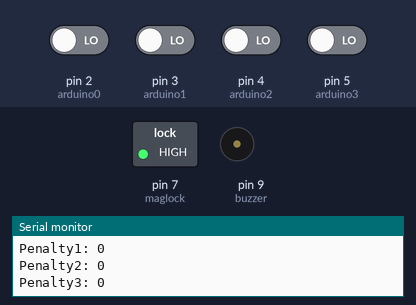
The sketch below on a simulated Arduino Uno, built with avr-gcc and run on an emulated ATmega328P. Parts: switched loads named in the sketch (green lamp = pin HIGH), buzzer (waves = sounding, pin HIGH), the last lines printed to the serial monitor. Inputs (shaded band) come from the test bench; at power-on: pin 2 (arduino0), pin 3 (arduino1), pin 4 (arduino2), pin 5 (arduino3) LOW. Pins used as bus, display or sensor lines are not drawn.

Above: at 1.3 s.
1.4 s: pin 3 (arduino1) driven HIGH
At 1.78 s:
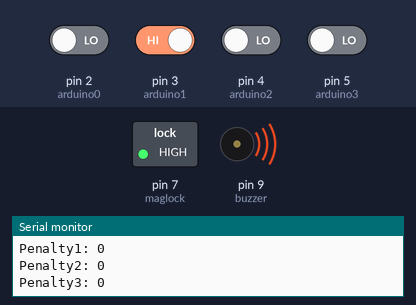
3.3 s: pin 3 (arduino1) driven LOW
6.3 s: pin 2 (arduino0) driven HIGH and pin 3 (arduino1) driven HIGH and pin 4 (arduino2) driven HIGH and pin 5 (arduino3) driven HIGH
At 7.9 s:
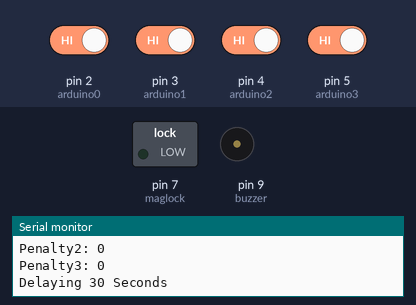
Timing chart, 0 to 9.4 s (numbered marks = the images above; inputs shaded):
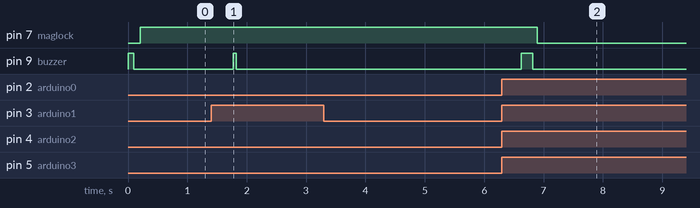

The sketch:

SubwayTicketMaster.ino
```cpp
//Version 1.1 Added buzzes

const byte arduino0 = 2;
const byte arduino1 = 3;
const byte arduino2 = 4;
const byte arduino3 = 5;
const byte reset = 6;
const byte maglock = 7;
int buzzer = 9;
bool buzz0, buzz1, buzz2, buzz3;
bool flag0, flag1, flag2, flag3;
bool penalty1, penalty2, penalty3;
bool ard0, ard1, ard2, ard3;
bool unlock;
long unlocked;
int timeout = 5000;

void setup() {
  Serial.begin(9600);
  Serial.print("Subway Ticket Master");
  pinMode(arduino0, INPUT);
  pinMode(arduino1, INPUT);
  pinMode(arduino2, INPUT);
  pinMode(arduino3, INPUT);
  pinMode(reset, OUTPUT);
  pinMode(maglock, OUTPUT);
  pinMode(buzzer, OUTPUT);
  digitalWrite(reset, LOW);
  digitalWrite(buzzer,HIGH);
  delay(100);
  digitalWrite(buzzer,LOW);
}

void loop() {
  ard0 = digitalRead(arduino0);
  delay(10);
  ard1 = digitalRead(arduino1);
  delay(10);
  ard2 = digitalRead(arduino2);
  delay(10);
  ard3 = digitalRead(arduino3);
  delay(10);

  //buzzer
  if (ard0)         //if first card detected
  {
    if (!buzz0)         //if it hasn't buzzed, buzz
    {
      digitalWrite(buzzer, HIGH);
      delay(50);
      digitalWrite(buzzer, LOW);
      buzz0 = true;       //mark as buzzed
    }
  }
  else          //if first card isn't detected
  {
    buzz0 = false;        //marked as hasn't buzzed
  }
  if (ard1)
  {
    if (!buzz1) {
      digitalWrite(buzzer, HIGH);
      delay(50);
      digitalWrite(buzzer, LOW);
      buzz1 = true;
    }
  }
  else
  {
    buzz1 = false;
  }
  if (ard2)
  {
    if (!buzz2) {
      digitalWrite(buzzer, HIGH);
      delay(50);
      digitalWrite(buzzer, LOW);
      buzz2 = true;
    }
  }
  else
  {
    buzz2 = false;
  }
  if (ard3)
  {
    if (!buzz3) {
      digitalWrite(buzzer, HIGH);
      delay(50);
      digitalWrite(buzzer, LOW);
      buzz3 = true;
    }
  }
  else
  {
    buzz3 = false;
  }

  debug();

  if (ard0 && !penalty1 && !penalty2 && !penalty3) {
    flag0 = true;
  }
  else {
    flag0 = false;
  }
  if (ard1 && flag0 && !penalty1 && !penalty2 && !penalty3) {
    flag1 = true;
  }
  else if (ard1 && !flag0) {
    flag1 = false;
    penalty1 = true;
  }
  else if (!ard1) {
    flag1 = false;
    penalty1 = false;
  }
  if (ard3 && flag1 && !penalty1 && !penalty2 && !penalty3) {
    flag2 = true;
  }
  else if (ard3 && !flag1) {
    flag2 = false;
    penalty2 = true;
  }
  else if (!ard3) {
    flag2 = false;
    penalty2 = false;
  }
  if (ard2 && flag2 && !penalty1 && !penalty2 && !penalty3) {
    flag3 = true;
    unlock = true;
  }
  else if (ard2 && !flag2) {
    flag3 = false;
    penalty3 = true;
  }
  else if (!ard2) {
    flag3 = false;
    penalty3 = false;
  }

  if (!flag0 || !flag1 || !flag2 || !flag3) {
    unlock = false;
  }

  if (penalty1 || penalty2 || penalty3) {
    digitalWrite(reset, HIGH);
    delay(100);
    digitalWrite(reset, LOW);
  }

  if (unlock) {
    digitalWrite(maglock, LOW);
    if (unlocked - millis() > timeout) {
      Serial.println("Delaying 30 Seconds");
      digitalWrite(reset, HIGH);
      delay(30000);
      digitalWrite(reset, LOW);
      unlocked = millis();
    }
    Serial.println("Door Open!");
  }
  else {
    digitalWrite(maglock, HIGH);
  }
  delay(300);
}

void debug() {
  Serial.print("arduino0: ");
  Serial.println(ard0);
  Serial.print("arduino1: ");
  Serial.println(ard1);
  Serial.print("arduino2: ");
  Serial.println(ard2);
  Serial.print("arduino3: ");
  Serial.println(ard3);

  Serial.print("Flag0: ");
  Serial.println(flag0);
  Serial.print("Flag1: ");
  Serial.println(flag1);
  Serial.print("Flag2: ");
  Serial.println(flag2);
  Serial.print("Flag3: ");
  Serial.println(flag3);

  Serial.print("Penalty1: ");
  Serial.println(penalty1);
  Serial.print("Penalty2: ");
  Serial.println(penalty2);
  Serial.print("Penalty3: ");
  Serial.println(penalty3);
}
```

Measured:
- after the input at 1.4 s, pin 9 (buzzer): LOW → HIGH after 0.38 s, → LOW 0.05 s later
- after the input at 6.3 s, pin 7 (maglock): HIGH → LOW after 0.59 s; pin 9 (buzzer): LOW → HIGH after 0.32 s, → LOW 0.20 s later
